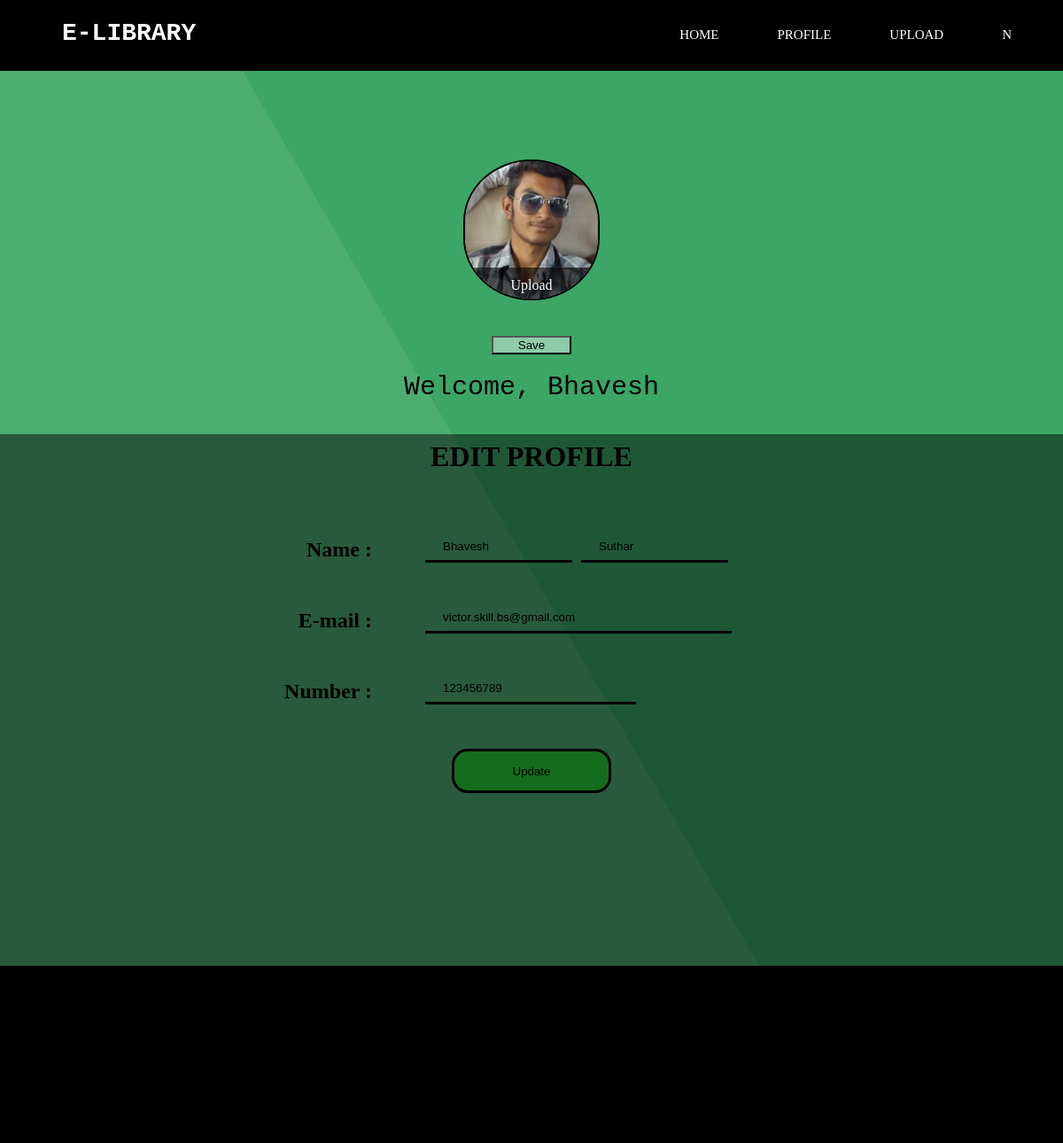
The app's page /profile_edit.php (signed in) with its own data.
### tables this page shows
CREATE TABLE `member` (
  `Id` int(11) NOT NULL,
  `First_Name` varchar(200) NOT NULL,
  `Last_Name` varchar(200) NOT NULL,
  `Email` varchar(250) NOT NULL,
  `Phone` bigint(15) NOT NULL,
  `Password` varchar(200) NOT NULL,
  `img_status` bigint(11) NOT NULL
);

### profile_edit.php (the view, shortened to what this page needs)
<?php
    include_once 'include.php';
?>
<!DOCTYPE html>
<html lang="en">
<head>
    <link rel="stylesheet" href="CSS/style.css">
    <link rel="stylesheet" href="CSS/profile.css">
</head>
<body>
        <?php
            include_once 'header.php';
        ?>
        <?php
            if(isset($_SESSION['Name']))
            {
            $name=$_SESSION['Name'];
            $sql ="SELECT * FROM member WHERE First_Name ='$name'";
            $result = mysqli_query($conn,$sql);
            if(mysqli_num_rows($result)>0)
            {
                while ($row = mysqli_fetch_assoc($result)) {
                 $imgStatus = $row['img_status'];
                 if($imgStatus==0)
                 {
                    echo"
                    <div class='profile_user'>
                        <div class='profile_userimg'>
                            <img src='profile/profile".$row['Id'].".jpg?".mt_rand()."' alt=''>
                            <label class='upload1' for='upload_photo'>Upload</label>
                        </div>
                        <form class='profile_update2'  action='Upload.php' method='POST' enctype='multipart/form-data'>
                            <input class='upload' type='file' accept='image/png,image/jpeg' name='file' id='upload_photo'>
                            <input type='submit' class='btn1' value='Save' Name='upload'>
                        </form>
                        <br clear='all'>
                        <p>Welcome, ".$_SESSION['Name']."</p>
                        <br clear='all'>
                    </div>
                     ";
                 }
                }
            }
            else
            {
                echo "something error in code";
            }
         }
        ?>
        <br clear="all">
        <div class="profile_edit">
        <?php
             if(isset($_SESSION['Name']))
             {
             $name=$_SESSION['Name'];
             $sql ="SELECT * FROM `member` WHERE First_Name ='$name'";
             $result = mysqli_query($conn,$sql);
             if(mysqli_num_rows($result)>0)
                {
                 while ($row = mysqli_fetch_assoc($result)) {
                  $imgStatus = $row['img_status'];
                  if($imgStatus==0)
                  {
                    echo "
                        <h1>EDIT PROFILE</h1>
                        <form class='profile_update' method='POST' action='update.php'>
                            <h2>Name :</h2>
                            <input class='firstname' type='text' name='fname' value='".$row['First_Name']."'>
                            <input class='lastname' type='text' name='lname' value='".$row['Last_Name']."'><br clear='all'>
                            <h2>E-mail :</h2>
                            <input class='email' type='text' name='email' value='".$row['Email']."'><br clear='all'>
                            <h2>Number :</h2>
                            <input class='number' type='text' value='".$row['Phone']."' maxlength='10' name='Phone' id=''><br clear='all'>
                            <input class='btnl' type='submit' name='update' value='Update'>
                            <br clear='all'>
                        </form>
                        <br clear='all'>
                        ";
                  }
                }
             }
             else
             {
                 echo "something error in code";
             }
         }
          else
          {
             echo "
                <div class='profile_img'>
                    <img src='PROFILE/defaultProfile.png' width='100px' alt=''>
                </div>
                ";
          }
        ?>
        </div>
        <?php
            include_once 'footer.php';
        ?>
</body>
</html>

### CSS/style.css (style rules this page uses)
* { margin:0px; }
body { margin: 0; min-width: 1200px; background: linear-gradient(60deg, #4dac71 50%, #3ba666 50%); background-repeat: no-repeat; }

### CSS/profile.css (style rules this page uses)
.profile_update h2 { width: 100px; height: 40px; line-height: 40px; padding-right: 20px; float: left; margin: 40px 0 0 80px; text-align: right; }
form input { float: left; }
.firstname { width: 20%; height: 30px; outline: none; border-style: none; background: none; border-bottom: 3px solid black; margin: 40px 0 0 40px; padding-left: 20px; }
.lastname { width: 20%; height: 30px; outline: none; border-style: none; background: none; border-bottom: 3px solid black; margin: 40px 0 0 10px; padding-left: 20px; }
.email { width: 45%; height: 30px; outline: none; border-style: none; background: none; border-bottom: 3px solid black; margin: 40px 0 0 40px; padding-left: 20px; }
.number { width: 30%; height: 30px; outline: none; border-style: none; background: none; border-bottom: 3px solid black; margin: 40px 0 0 40px; padding-left: 20px; }
.btnl { width: 25%; height: 50px; outline: none; border-style: none; background: rgba(0, 128, 0, 0.507); border: 3px solid black; border-radius: 18px; margin: 45px 0 0 50%; transform: translateX(-50%); cursor: pointer; }
.profile_update2 { margin: 40px 0 0 0px; }
.btn1 { margin: 0px 0 0 50%; transform: translateX(-50%); background: rgba(255, 255, 255, 0.418); text-decoration: none; width: 90px; cursor: pointer; }
.profile_user { width: 100%; padding: 0px 0px; }
.profile_userimg { width: 150px; height: 155px; border-radius: 51%/45%; border: 2px solid black; margin: 100px 0 0 50%; transform: translateX(-50%); overflow: hidden; }
.profile_user p { font-size: 30px; margin: 20px 0 0 0; text-align: center; font-family: monospace; }
.profile_edit { width: 100%; height: 600px; background: rgba(0, 0, 0, 0.479); }
.profile_edit h1 { text-align: center; line-height: 50px; height: 50px; }
.upload1 { width: 150px; height: 40px; line-height: 40px; margin: 120px 0 0 0; position: absolute; background: #00000096; color: white; text-align: center; }
.profile_user img { width: 150px; height: 155px; position: absolute; }
.profile_update { width: 60%; margin: 20px 0px 0px 50%; transform: translateX(-50%); }

### records on screen
member: img_status 0 (drawn), fname "Bhavesh", lname "Suthar", email "victor.skill.bs@gmail.com", Phone "123456789"
